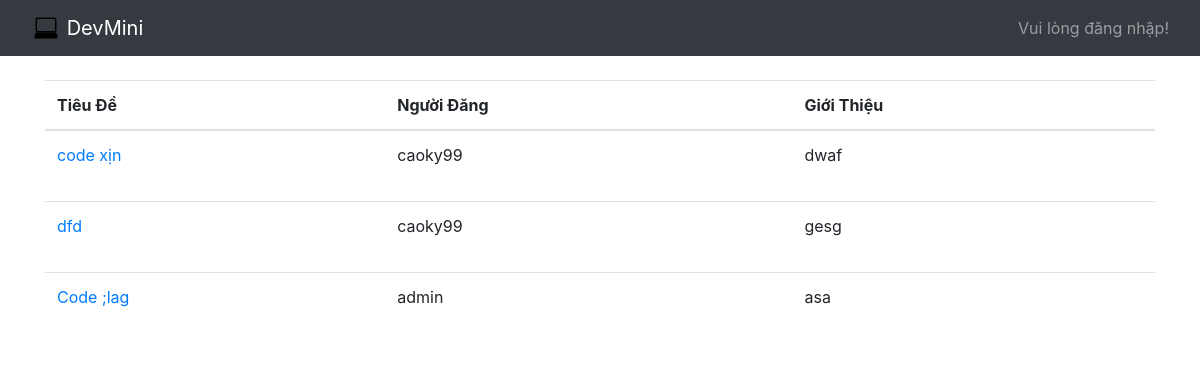
The page /code/ on the database its author committed.
### home/models.py (models this page shows)
class sharecode(models.Model):
    Title=models.CharField(max_length=200,default="Chưa có tiêu đề")
    Gioithieu=models.TextField()
    Link=models.CharField(max_length=500,default="")
    Chucnang=models.TextField()
    Date=models.DateTimeField(auto_now=True)
    User=models.CharField(max_length=200,default="")

### home/views.py (the view)
# urls.py: path('code/',views.code_list,name="code"),
def code_list(request):
   Data = {'Codex': sharecode.objects.all().order_by('-Date')}
   return render(request, 'pages/code_main.html', Data)

### home/templates/pages/code_main.html (shortened to what this page needs)
{% extends "pages/base.html" %}
{% load static %}
{% block content %}
   <table class="table">
  <thead>
    <tr>
      <th>Tiêu Đề</th>
      <th>Người Đăng</th>
      <th>Giới Thiệu</th>
    </tr>
  </thead>
  <tbody>
{% for post in Codex %}
    <tr>
      <td>
        <a href="/code/{{post.id}}">
          <p class="text-break">
            <span class="d-inline-block text-truncate" style="max-width: 100px;">
                {{post.Title}}
            </span>
          </p>
        </a>
      </td>
      <td>{{post.User}}</td>
      <td>{{post.Gioithieu}}</td>
   </tr>
 {% endfor %}
  </tbody>
</table>
{% endblock %}

### static/css/app.css (style rules this page uses)
* { margin:0;padding:0;-webkit-box-sizing:border-box;box-sizing:border-box;outline:none }

### rows shown on the page
sharecode: Title "code xịn", User "caoky99", Gioithieu "dwaf"
sharecode: Title "dfd", User "caoky99", Gioithieu "gesg"
sharecode: Title "Code ;lag", User "admin", Gioithieu "asa"
